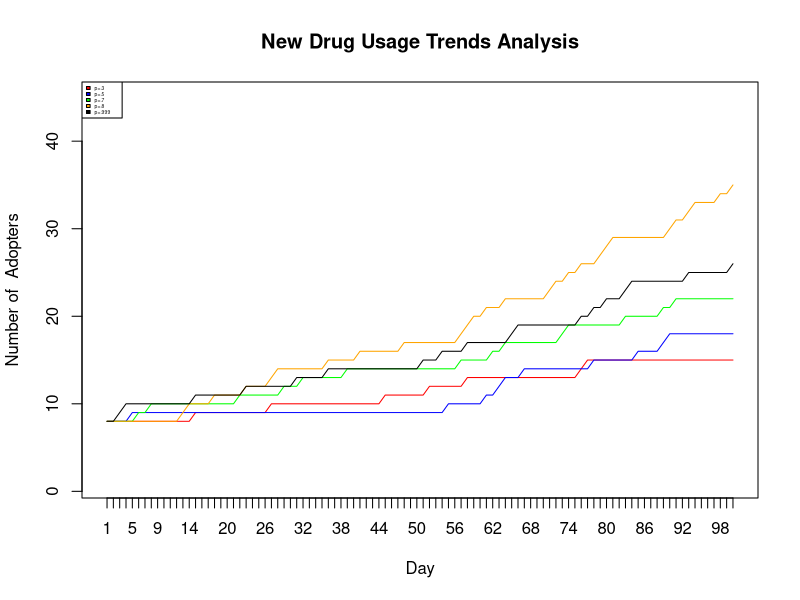

Here is the R script that generated this plot:
# Homework 6
# Stat 133, Lec 2, Spring 2015
# Due : Friday March 20th by 5 pm

# Review the slides on simulations for this assignment.

# Consider the following model on use of a new drug:
# We have a population of doctors, population size : <n.doctors>
# Every doctor has either adopted the use of a new drug, or not (0/1 status)
# Now write a function that runs a simulation for a period of :
# <n.days> where
# - every day exactly two _random_ doctors meet
# - if one has adopted but the other one has not then the
#   holdout adopts the use of the drug with probability p
# Return a matrix that shows for each day which doctors have adopted
# the use of the drug.

# Input varibles are
# <n.days> : the number of days the simulation should be run for
# <n.doctors> : total number of doctors 
# <initial.doctors> : a 0/1 vector of length <n.doctors>, 1 for adopters
# <p> : the probability that the non-adopter adopts the drug.

# Ouput variable
# <has_adopted> : matrix with <n.doctors> rows and <n.days> columns
#                 i.e. one row for each doctor
#                 the entries are 0 for days where the doctor is a
#                 non-adopter, else 1 (so once a row turns to 1 it stays as 1).


initial.doctors=sample((0:1),size=100,replace=TRUE,prob=c(.9,.1))

  sim.doctors<- function(initial.doctors, n.doctors, n.days, p){
    has_adopted=matrix(initial.doctors,nrow=n.doctors, ncol=n.days)
    for (i in 2:n.days){
    
      doc.index=sample(1:n.doctors,size=2,replace=FALSE)
      if ((runif(1)<p)&sum(has_adopted[doc.index,i-1]==1)){
        initial.doctors[doc.index]=1
        has_adopted[,i]=initial.doctors
      }else{
        has_adopted[,i]=has_adopted[,i-1]
      }
    }
    
    return(has_adopted)
  }

a=colSums(sim.doctors(initial.doctors,100,100,.3))
b=colSums(sim.doctors(initial.doctors,100,100,.5))
c=colSums(sim.doctors(initial.doctors,100,100,.7))
d=colSums(sim.doctors(initial.doctors,100,100,.8))
e=colSums(sim.doctors(initial.doctors,100,100,.999))
sumary=data.frame(cbind(1:length(initial.doctors),a,b,c,d,e))
colnames(sumary)= c("day","p=.3","p=.5","p=.7","p=.8","p=.999")
xticks=c(1:100)
yticks=c(1:(max(sumary[,-1])+10))

plot(x=sumary[,1],y=a,xaxt='n',ylim=c(min(yticks),max(yticks)),col="red", type="l", ylab="Number of  Adopters", xlab="Day", main="New Drug Usage Trends Analysis")
axis(side=1,at=xticks)
lines(x=sumary[,1],y=b, col="blue")
lines(x=sumary[,1],y=c, col="green")
lines(x=sumary[,1],y=d, col="orange")
lines(x=sumary[,1],y=e, col="black")
legend("topleft",legend=names(sumary[,-1]), fill=c("red","blue","green","orange","black"), cex=.3, text.width=4)


# When you test your function you have to generate <initial.doctors> and
# pick values for the other input parameters.

set.seed(42)
# Generate a value for <initial.doctors> that has 10% 1s and 90% 0s.
# Run your function for at least 5 different values of <p> and plot
# on x-axis: days,
# on y-axis : the number of doctors that have already adopted the drug, on that day
# Put all 5 lines in one figure (e.g. use first plot() then lines() for the subsequent lines)

